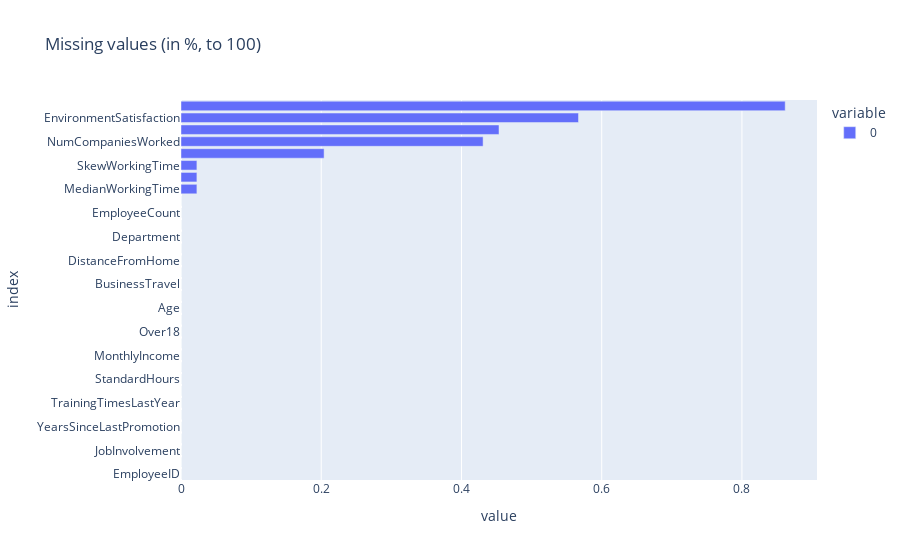

The cell this chart's notebook holds for it:
### Code cell
from plotly.express import bar

bar((data.isnull().sum().sort_values() * 100) / len(data), title='Missing values (in %, to 100)', orientation='h', labels={
    'x': 'Missing values (to 100%)',
    'y': 'Column'
})

### Figure 1 — Plotly figure (JSON) as saved in the notebook; plotly's stock layout.template omitted (floating-point values rounded to 4 significant figures)
{"data": [{"alignmentgroup": "True", "hovertemplate": "variable=0<br>value=%{x}<br>index=%{y}<extra></extra>", "legendgroup": "0", "marker": {"color": "#636efa", "pattern": {"shape": ""}}, "name": "0", "offsetgroup": "0", "orientation": "h", "showlegend": true, "textposition": "auto", "x": [0.0, 0.0, 0.0, 0.0, 0.0, 0.0, 0.0, 0.0, 0.0, 0.0, 0.0, 0.0, 0.0, 0.0, 0.0, 0.0, 0.0, 0.0, 0.0, 0.0, 0.0, 0.0, 0.0, 0.0, 0.02268, 0.02268, 0.02268, 0.2041, 0.4308, 0.4535, 0.5669, 0.8617], "xaxis": "x", "y": ["EmployeeID", "PerformanceRating", "JobInvolvement", "YearsWithCurrManager", "YearsSinceLastPromotion", "YearsAtCompany", "TrainingTimesLastYear", "StockOptionLevel", "StandardHours", "PercentSalaryHike", "MonthlyIncome", "MaritalStatus", "Over18", "JobLevel", "Age", "Attrition", "BusinessTravel", "JobRole", "DistanceFromHome", "Education", "Department", "EducationField", "EmployeeCount", "Gender", "MedianWorkingTime", "MeanWorkingTime", "SkewWorkingTime", "TotalWorkingYears", "NumCompaniesWorked", "JobSatisfaction", "EnvironmentSatisfaction", "WorkLifeBalance"], "yaxis": "y", "type": "bar"}], "layout": {"xaxis": {"anchor": "y", "domain": [0.0, 1.0], "title": {"text": "value"}}, "yaxis": {"anchor": "x", "domain": [0.0, 1.0], "title": {"text": "index"}}, "legend": {"title": {"text": "variable"}, "tracegroupgap": 0}, "title": {"text": "Missing values (in %, to 100)"}, "barmode": "relative"}}
